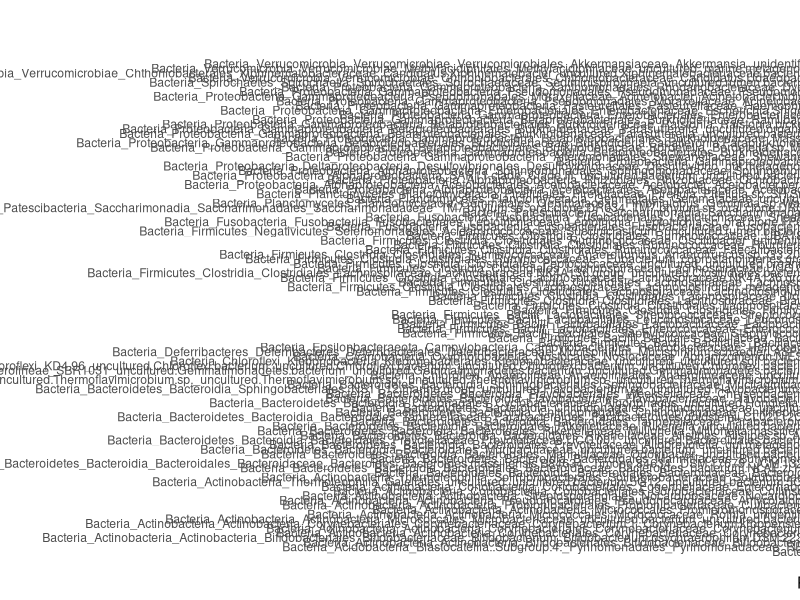

Write R code to recreate this figure.
## ---- chunk 1
library(tidyverse)
library(reshape2)
## ---- chunk 2

rm(list=ls())

# read ASV table
com <- read.csv("feature-table-L3-heterozygous-rarified-nontax.csv", header = 1, row.names = 1, sep = ",")
# colnames(com) <- gsub('\\.', '_', colnames(com))
dim(com)
# write.csv(com, "feature-table-L3-heterozygous-rarified-nontax.csv")

# read taxonomy info
# taxa <- read.csv("taxonomy.csv", sep=",", header=1, row.names=1)
# taxa <- taxa[row.names(taxa) %in% row.names(com), ]
# write.csv(taxa, "taxonomy_cleaned_raw.csv")
taxa <- read.csv("taxonomy_cleaned.csv", sep=",", header=1, row.names=1)
str(taxa)

# combine otu table and taxa info
com <- transform(merge(taxa, com, by="row.names"), row.names=Row.names, Row.names=NULL)
com <- com[, -2]
dim(com)

warning("double check is the table rarified or not?")
range(colSums(com[, -1]))
(rarefactiondepth <- mean(colSums(com[, -1])))
## ---- chunk 3

# combine ASVs have same taxonomy
df <- aggregate(com[,-1], list(com$Taxon), sum)
row.names(df) <- df$Group.1
df <- df[, -1]
df <- 100*df/rarefactiondepth
df <- t(df)
df <- as.data.frame(df)
dim(df)

# split treatment info
group_info <- data.frame(row.names=rownames(df), t(as.data.frame(strsplit(rownames(df),"_"))))
head(group_info)

df <- data.frame(Treatments = as.factor(group_info[,2]), 
                 replicates = as.factor(group_info[,4]),
                 df)
df$Treatments <- as.character(df$Treatments)
df$Treatments[df$Treatments == "VitaminB5"] <- "Pantothenate"
df$Treatments <- factor(df$Treatments)
df$Treatments[df$Treatments == "VitaminB5"] <- "Pantothenate"
levels(df$Treatments)

df <- melt(df, id.vars = c("Treatments", "replicates"))
head(df)

# log transform relative abundance
df$logvalue <- log10(df$value)

## ---- chunk 4

(p <- ggplot(df, aes(replicates, variable, fill = logvalue)) + 
    geom_tile(colour = "white") + 
    scale_fill_distiller(palette = "RdYlBu") +
    facet_grid(. ~ Treatments, scales = "free_x", space = "free_x") +
    labs(x = "Replicates", y = "", title = "L3 stage",
         fill = "Relative \nabundance (%)") + 
    scale_x_discrete(expand = c(0, 0)) +
    scale_y_discrete(expand = c(0, 0)) + 
    theme_bw() +
    theme(text = element_text(size=11),
          axis.ticks = element_blank(),
          strip.background = element_blank(),
          strip.text=element_text(face = "bold", size = 11),
          legend.box.background = element_rect(),
          legend.title = element_text(face = "bold"),
          panel.grid.major = element_blank(), 
          panel.grid.minor = element_blank()))

# ggsave("taxa_all_heatmap.pdf", width = 26, height = 26, units = "cm", p, scale = 1.5)
## ---- chunk 5
sessionInfo()
